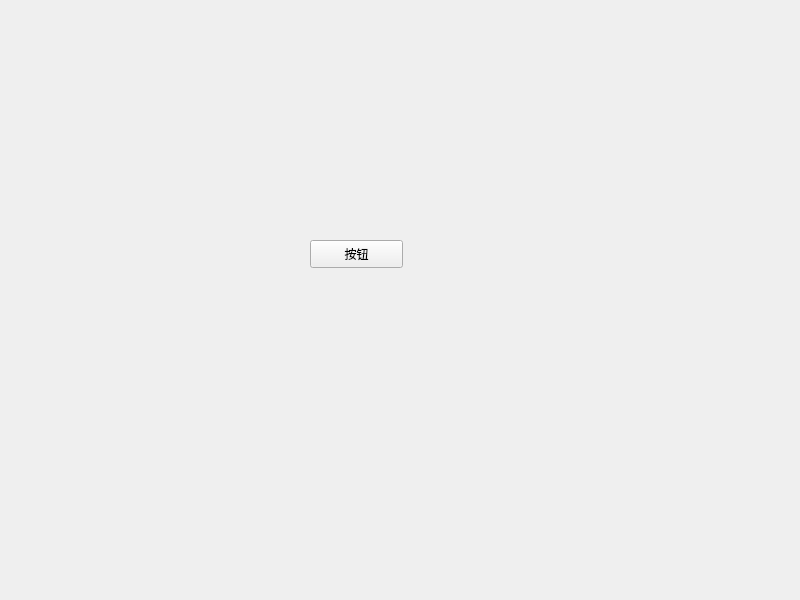
<?xml version="1.0" encoding="UTF-8"?>
<ui version="4.0">
 <class>Widget</class>
 <widget class="QWidget" name="Widget">
  <property name="geometry">
   <rect>
    <x>0</x>
    <y>0</y>
    <width>800</width>
    <height>600</height>
   </rect>
  </property>
  <property name="windowTitle">
   <string>Widget</string>
  </property>
  <widget class="QPushButton" name="pushButton">
   <property name="geometry">
    <rect>
     <x>310</x>
     <y>240</y>
     <width>93</width>
     <height>28</height>
    </rect>
   </property>
   <property name="text">
    <string>按钮</string>
   </property>
  </widget>
 </widget>
 <resources/>
 <connections/>
</ui>
